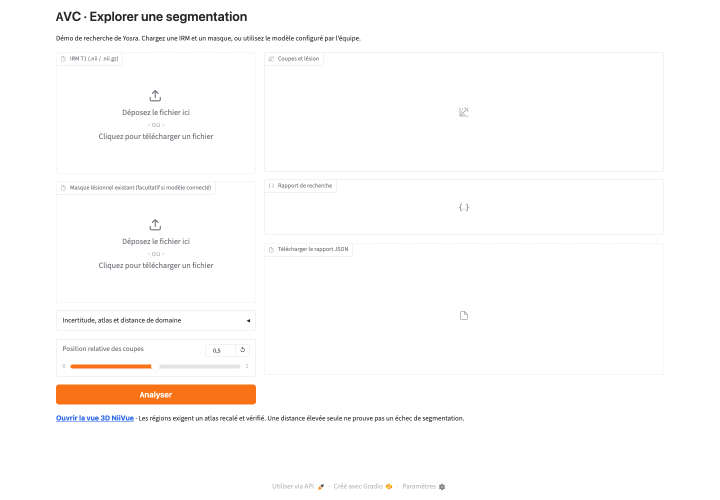
#> input picture docs/pipeline/demo_verification/01_interface.png, 1440 x 1000 px (shown at 1/2 size)
$ python make_video.py
#> lines starting #> are read from the running program, lines starting #| are printed output that depends on the picture
"""Vidéo MP4 de secours à partir des captures du test navigateur réel."""
from pathlib import Path
import subprocess
import tempfile
import imageio_ffmpeg
from PIL import Image,ImageDraw,ImageFont


def main():
    root=Path(__file__).resolve().parents[1];images=root/'docs/pipeline/demo_verification'
    shots=[('01_interface.png','01 · Démo locale Gradio'),
           ('02_rapport_synthetique.png','02 · Coupes et rapport : volume synthétique 2,091 mL'),
           ('03_niivue_coupes.png','03 · Visualisation multiplanaire NiiVue'),
           ('04_niivue_3d.png','04 · Rendu 3D NiiVue')]
    output=root/'docs/pipeline/demo_secours.mp4'
    try:font=ImageFont.truetype('/System/Library/Fonts/Supplemental/Arial.ttf',26)
    except OSError:font=ImageFont.load_default()
    with tempfile.TemporaryDirectory(prefix='avc-video-') as tmp:
        for index,(name,title) in enumerate(shots):
            source=Image.open(images/name).convert('RGB');source.thumbnail((1400,780))
#> in main, source is the input picture: PIL image 1440x1000 RGB; mean R, G, B 252.9, 251.4, 250.4
#> after `source.thumbnail((1400, 780))`:
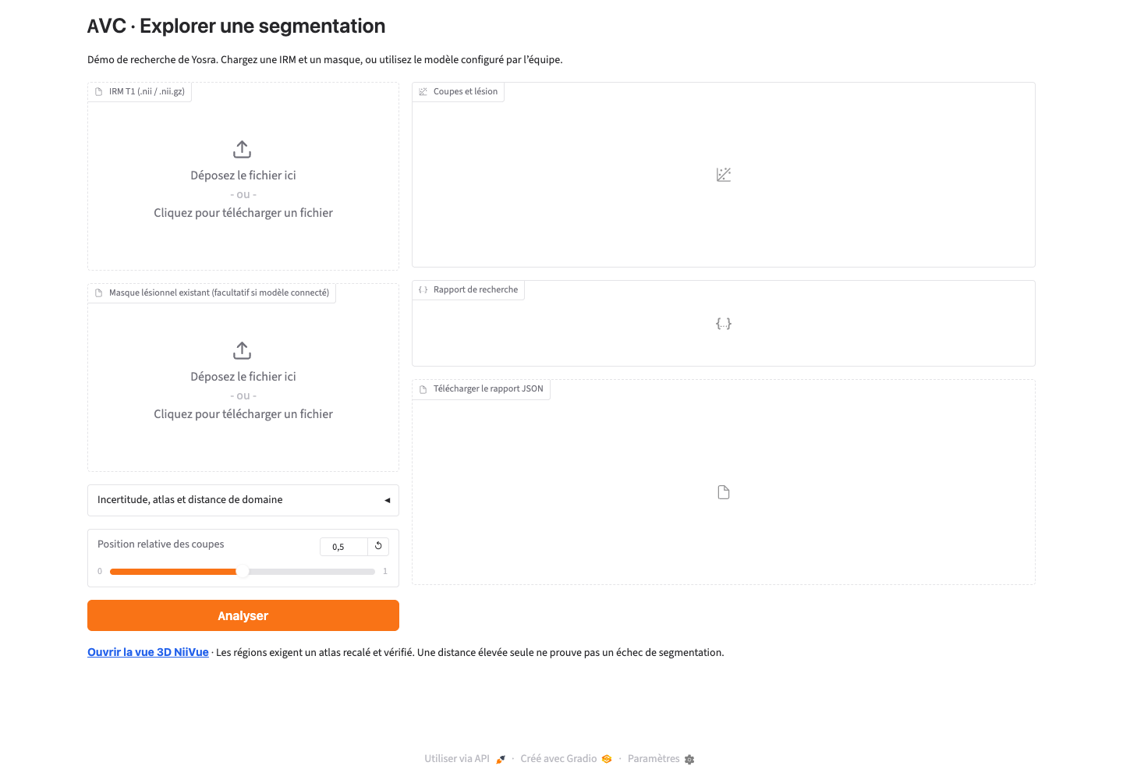
#> source: PIL image 1123x780 RGB; mean R, G, B 252.8, 251.3, 250.4
            frame=Image.new('RGB',(1440,900),'#102827');frame.paste(source,((1440-source.width)//2,75))
#> after `frame = Image.new('RGB', (1440, 900), '#102827')`:
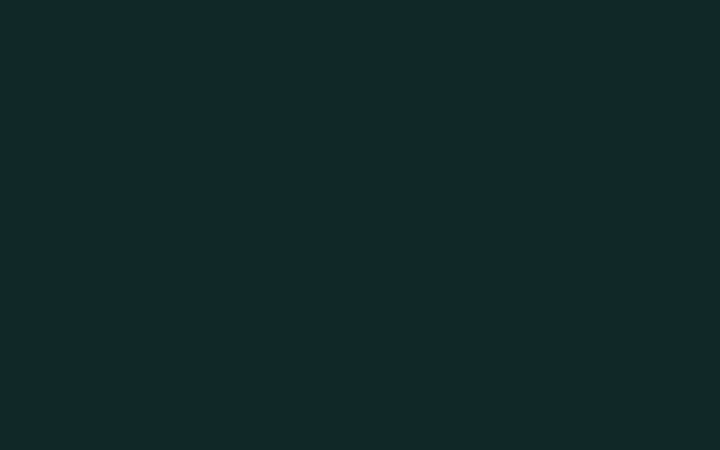
#> frame: PIL image 1440x900 RGB (shown at 1/2 size); mean R, G, B 16, 40, 39
#> after `frame.paste(source, ((1440 - source.width) // 2, 75))`:
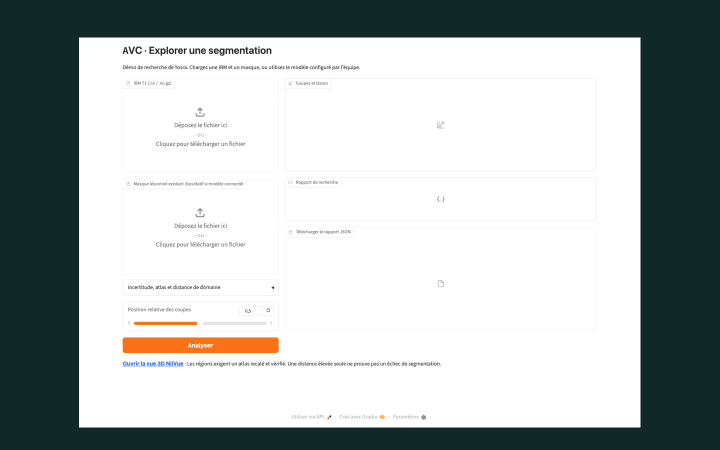
#> frame: PIL image 1440x900 RGB (shown at 1/2 size); mean R, G, B 176.1, 182.8, 181.9
            draw=ImageDraw.Draw(frame);draw.text((30,20),title,fill='white',font=font)
            draw.text((30,855),'PHANTOM SYNTHÉTIQUE · masque fourni · aucune inférence de modèle',fill='#ffd29d',font=font)
            frame.save(Path(tmp)/f'{index:02}.png')
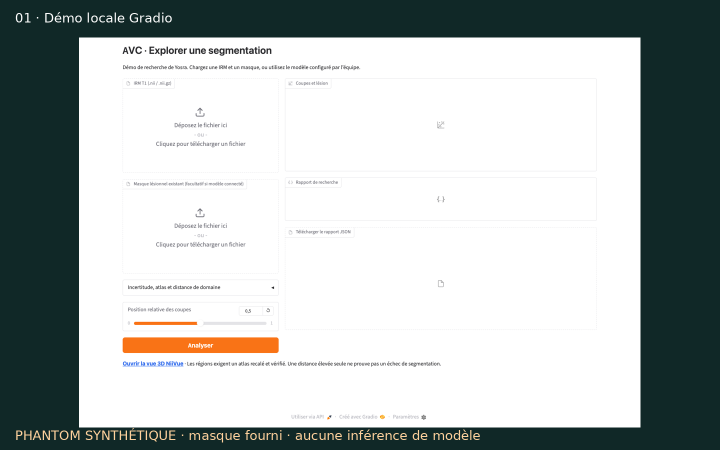
#> saved as 00.png: PIL image 1440x900 RGB (shown at 1/2 size); mean R, G, B 177.2, 183.7, 182.5
#> pass 2 of the loop in main, `for index,(name,title) in enumerate(shots):`:
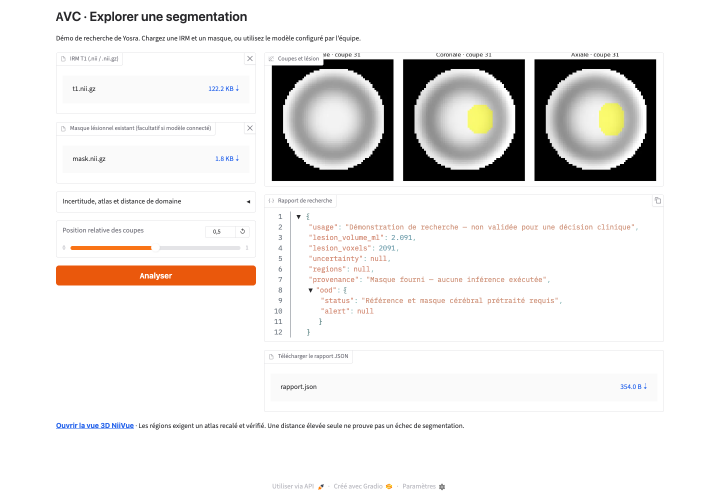
#> input picture docs/pipeline/demo_verification/02_rapport_synthetique.png, 1440 x 1000 px (shown at 1/2 size)
#> in main, source is the input picture: PIL image 1440x1000 RGB; mean R, G, B 234.8, 232.9, 231.6
#> source: PIL image 1123x780 RGB
#> in main, `frame.paste(source, ((1440 - source.width) // 2, 75))`:
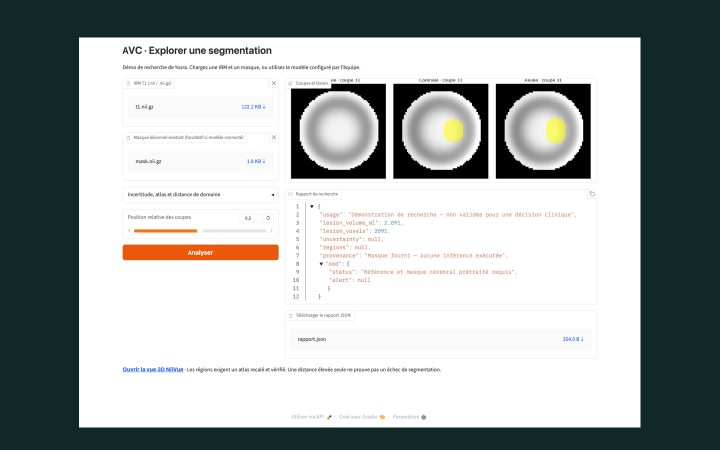
#> frame: PIL image 1440x900 RGB (shown at 1/2 size); mean R, G, B 163.9, 170.3, 169.1
#> in main, `frame.save(Path(tmp)/f'{index:02}.png')`:
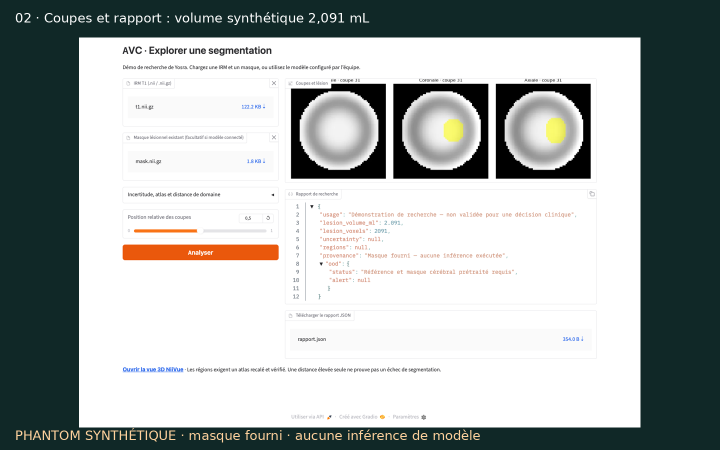
#> saved as 01.png: PIL image 1440x900 RGB (shown at 1/2 size); mean R, G, B 165.3, 171.5, 170.1
#> pass 3 of the loop in main, `for index,(name,title) in enumerate(shots):`:
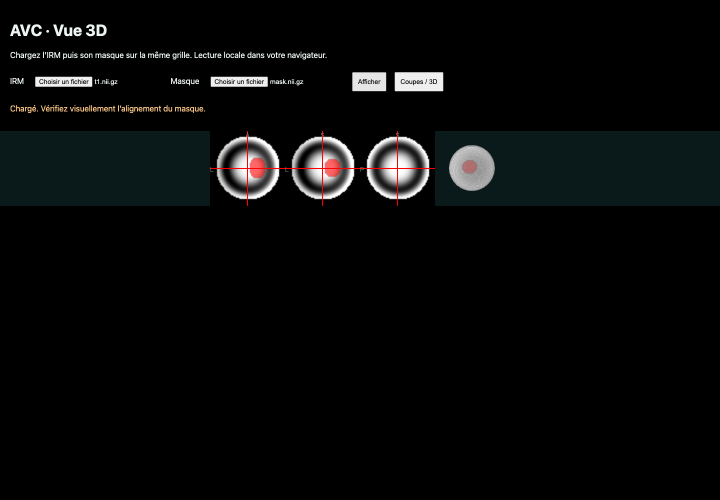
#> input picture docs/pipeline/demo_verification/03_niivue_coupes.png, 1440 x 1000 px (shown at 1/2 size)
#> in main, source is the input picture: PIL image 1440x1000 RGB; mean R, G, B 8.6, 9.6, 9.5
#> source: PIL image 1123x780 RGB
#> in main, `frame.paste(source, ((1440 - source.width) // 2, 75))`:
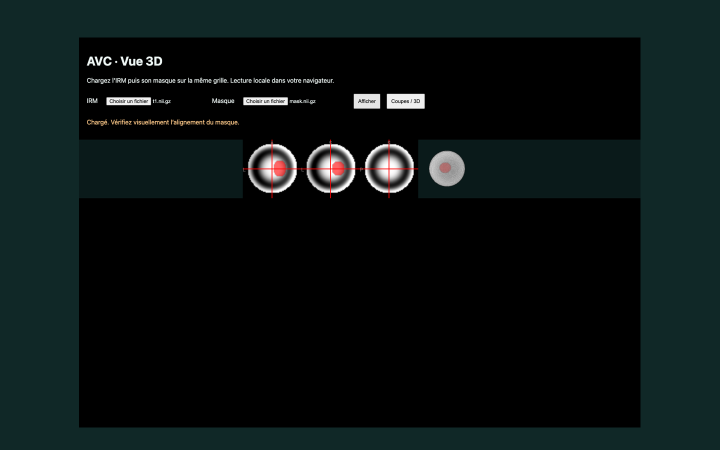
#> frame: PIL image 1440x900 RGB (shown at 1/2 size); mean R, G, B 11, 19.5, 19.1
#> in main, `frame.save(Path(tmp)/f'{index:02}.png')`:
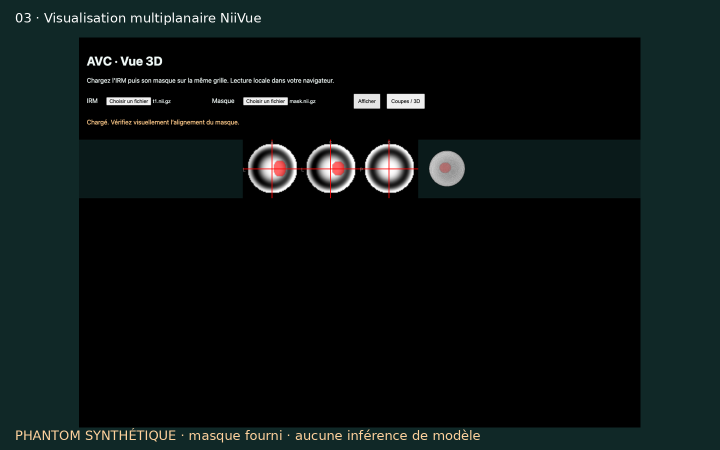
#> saved as 02.png: PIL image 1440x900 RGB (shown at 1/2 size); mean R, G, B 12.3, 20.5, 19.9
#> the loop made 4 passes; the first 3 are shown
        subprocess.run([imageio_ffmpeg.get_ffmpeg_exe(),'-y','-framerate','1/5','-i',str(Path(tmp)/'%02d.png'),
            '-c:v','libx264','-pix_fmt','yuv420p','-r','25','-movflags','+faststart',str(output)],check=True)
#> (this line was passed over: imageio_ffmpeg is not available in this run)
    print(output)


if __name__=='__main__':main()
